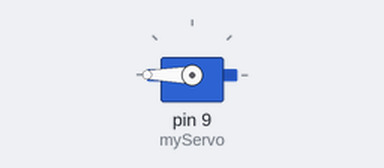
This sketch was run on a simulated Arduino Uno, built with avr-gcc and run on an emulated ATmega328P. Shown: servo. Random numbers use the default seed unless the sketch sets one.

Above: at 0.05 s.
At 40.25 s:
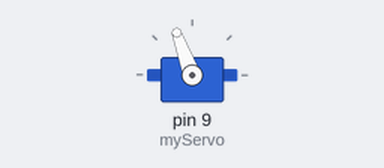
Timing chart, 0 to 52.4 s (numbered marks = the images above):
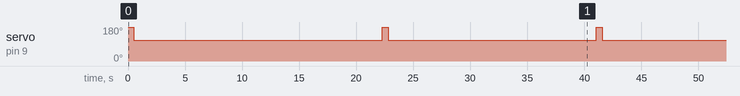

The sketch:

autoClicker.ino
```cpp
#include <Servo.h>

Servo myServo;

int potVal;
int baseWait = 20000;
int programClick = 75;

int clickCount = 0;

void setup() {
  myServo.attach(9);
}

void loop() {
  if (clickCount < programClick) {
    int randomDelay = baseWait + random(-3000, 3000);
    potVal = 180;

    myServo.write(potVal);
    delay(500);

    potVal = 110;
    myServo.write(potVal);

    delay(randomDelay);
    clickCount++;  // Här är semikolonet tillagt
  }
  else {
    myServo.detach(); // Koppla bort servon
    while (true) {
      // Arduino stannar här, gör inget mer
    }
  }
}
```

Measured:
- by itself, servo on pin 9 (myServo): repeats every 40.3 s: 180° 0.50 s, 110° 18.2 s, 180° 0.50 s, 110° 21.1 s
